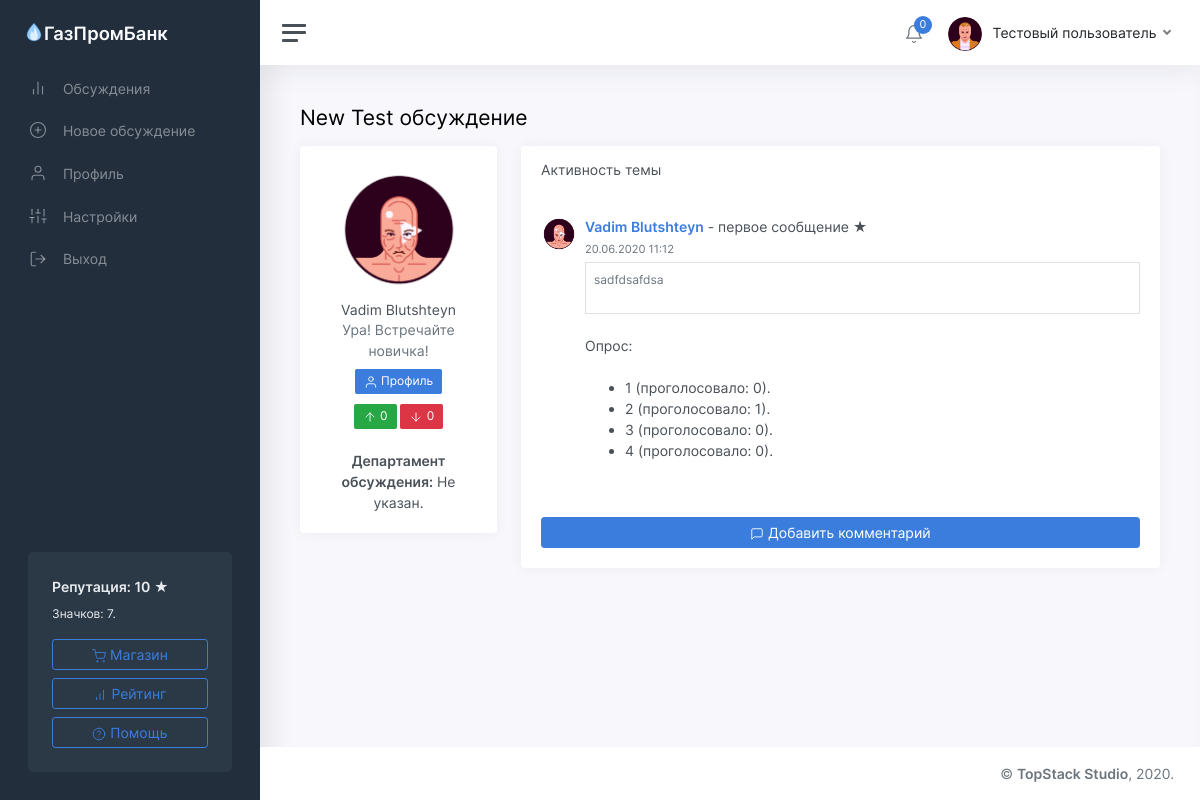
The app's page /thread/8 (signed in) with its own data.
### tables this page shows
CREATE TABLE "users" (
	"id"	INTEGER NOT NULL UNIQUE,
	"password"	TEXT NOT NULL,
	"email"	TEXT NOT NULL UNIQUE,
	"status"	TEXT NOT NULL,
	"rating"	INTEGER NOT NULL,
	"moderator"	INTEGER,
	"blocked"	INTEGER,
	"description"	TEXT,
	"name"	TEXT NOT NULL,
	"avatar"	INTEGER,
	"badges"	TEXT,
	"department"	TEXT,
	PRIMARY KEY("id")
);

CREATE TABLE "threads" (
	"id"	INTEGER NOT NULL UNIQUE,
	"owner"	INTEGER NOT NULL,
	"title"	TEXT NOT NULL,
	"content"	TEXT,
	"date"	INTEGER,
	"up"	INTEGER,
	"down"	INTEGER,
	"views"	INTEGER,
	"status"	TEXT,
	"department"	TEXT,
	PRIMARY KEY("id")
);

### app/views.py (the view)
@app.route('/thread/<identifier>')
def showThread(identifier):
	user = getUser(session['id'])
	thread = getThread(identifier)
	if thread:
		author = getUser(thread['owner'])
		survey = getSurvey(identifier)
		voiced = isVoiced('poll', identifier, user['id'])
		if thread['status'] == 'deleted':
			if user['id'] == thread['owner'] or user['moderator']:
				return render_template('thread.html', thread=thread, user=user, author=author, comments=getComments(identifier), message='deleted', survey=survey, voiced=voiced)
			return redirect('/threads?from=no_access')
		return render_template('thread.html', thread=thread, user=user, author=author, comments=getComments(identifier), message=request.args.get('from'), survey=survey, voiced=voiced)
	return redirect('/threads?from=not_found')

### app/functions.py (called while the page is built)
def getUser(identifier):
	conn = sqlite3.connect(db_path)
	conn.row_factory = sqlite3.Row
	cursor = conn.cursor()
	cursor.execute('SELECT * FROM users where id="%s"' % identifier)
	user = cursor.fetchone()
	if user:
		user = dict(user)
		user['badges'] = json.loads(user['badges'])
		user['notifications'] = getNotifications(identifier)
	return user

def statusToText(status):
	return statuses[status]

def fromTimestamp(timestamp):
	return datetime.utcfromtimestamp(timestamp + 3600 * 3).strftime('%d.%m.%Y %H:%M')

def getThread(identifier):
	conn = sqlite3.connect(db_path)
	conn.row_factory = sqlite3.Row
	cursor = conn.cursor()
	cursor.execute('UPDATE threads SET views=views+1 WHERE id="%s"' % identifier)
	conn.commit()
	cursor.execute('SELECT * FROM threads WHERE id="%s"' % identifier)
	thread = cursor.fetchone()
	if thread:
		thread = dict(thread)
		thread['viewed_status'] = statusToText(thread['status'])
		thread['date'] = fromTimestamp(thread['date'])
	return thread

def getComments(thread_id):
	conn = sqlite3.connect(db_path)
	conn.row_factory = sqlite3.Row
	cursor = conn.cursor()
	cursor.execute('SELECT * FROM comments WHERE thread_id=%s' % thread_id)
	comments = cursor.fetchall()
	for x in range(len(comments)):
		comments[x] = dict(comments[x])
		comments[x]['date'] = fromTimestamp(comments[x]['date'])
		author = getUser(comments[x]['owner'])
		comments[x]['author_name'] = author['name']
		comments[x]['author_avatar'] = author['avatar']
	return comments

def isVoiced(target, identifier, owner):
	conn = sqlite3.connect(db_path)
	cursor = conn.cursor()
	cursor.execute('SELECT * FROM voices WHERE target="%s" AND id=%s AND owner=%s' % (target, identifier, owner))
	if cursor.fetchone() == None:
		return False
	return True

def getNotifications(user_id):
	conn = sqlite3.connect(db_path)
	conn.row_factory = sqlite3.Row
	cursor = conn.cursor()
	cursor.execute('SELECT * FROM notifications WHERE owner=%s' % user_id)
	notifications = cursor.fetchall()
	for x in range(len(notifications)):
		notifications[x] = dict(notifications[x])
		notifications[x]['date'] = fromTimestamp(notifications[x]['date'])
	notifications.reverse()
	return notifications

def getSurvey(thread_id):
	conn = sqlite3.connect(db_path)
	cursor = conn.cursor()
	cursor.execute('SELECT variants FROM polls WHERE thread_id=%s' % thread_id)
	survey = cursor.fetchone()
	if survey:
		survey = json.loads(survey[0])
	return survey

### templates/thread.html (shortened to what this page needs)
<!DOCTYPE html>
<html lang="ru">
	<head>
		<link href="/static/css/app.css" rel="stylesheet">
	</head>
	<body>
		<div class="wrapper">
			<nav id="sidebar" class="sidebar">
				<div class="sidebar-content js-simplebar">
					<a class="sidebar-brand" href="index.html">
					<span class="align-middle"><img src="/static/img/icons/favicon.png" style="width: 20px; margin-bottom: 5px;"><div style="display: inline-block;">ГазПромБанк</div></span>
					</a>
					<ul class="sidebar-nav">
						<li class="sidebar-item">
							<a class="sidebar-link" href="/threads">
							<i class="align-middle" data-feather="bar-chart-2"></i> <span class="align-middle">Обсуждения</span>
							</a>
						</li>
						<li class="sidebar-item">
							<a class="sidebar-link" href="/threads/new">
							<i class="align-middle" data-feather="plus-circle"></i> <span class="align-middle">Новое обсуждение</span>
							</a>
						</li>
						<li class="sidebar-item">
							<a class="sidebar-link" href="/profile">
							<i class="align-middle" data-feather="user"></i> <span class="align-middle">Профиль</span>
							</a>
						</li>
						<li class="sidebar-item">
							<a class="sidebar-link" href="/settings">
							<i class="align-middle" data-feather="sliders"></i> <span class="align-middle">Настройки</span>
							</a>
						</li>
						<li class="sidebar-item">
							<a class="sidebar-link" href="/logout">
							<i class="align-middle" data-feather="log-out"></i> <span class="align-middle">Выход</span>
							</a>
						</li>
					</ul>
					<div class="sidebar-cta">
						<div class="sidebar-cta-content">
							<strong class="d-inline-block mb-2">Репутация: {{user.rating}} &#9733;</strong>
							<div class="mb-3 text-sm">
								Значков: {{user.badges.__len__()}}.
							</div>
							<a href="/shop" class="btn btn-outline-primary btn-block"><i data-feather="shopping-cart"></i> Магазин</a>
							<a href="/rating" class="btn btn-outline-primary btn-block"><i data-feather="bar-chart"></i> Рейтинг</a>
							<a href="/help" class="btn btn-outline-primary btn-block"><i data-feather="help-circle"></i> Помощь</a>
						</div>
					</div>
				</div>
			</nav>
			<div class="main">
				<nav class="navbar navbar-expand navbar-light navbar-bg">
					<a class="sidebar-toggle d-flex">
					<i class="hamburger align-self-center"></i>
					</a>
					<div class="navbar-collapse collapse">
						<ul class="navbar-nav navbar-align">
							<li class="nav-item dropdown">
								<a class="nav-icon dropdown-toggle" href="#" id="alertsDropdown" data-toggle="dropdown">
									<div class="position-relative">
										<i class="align-middle" data-feather="bell"></i>
										<span class="indicator">{{user.notifications.__len__()}}</span>
									</div>
								</a>
							</li>
							<li class="nav-item dropdown">
								<a class="nav-link dropdown-toggle d-none d-sm-inline-block" href="#" data-toggle="dropdown">
								<img src="/static/img/avatars/{{user.avatar}}.png" class="avatar img-fluid rounded mr-1"/> <span class="text-dark">{{user.name}}</span>
								</a>
							</li>
						</ul>
					</div>
				</nav>
	            <main class="content">
	               <div class="container-fluid p-0">
	                  <h1 class="h3 mb-3">{{thread.title}}</h1>
	                  <div class="row">
	                     <div class="col-md-4 col-xl-3">
	                        <div class="card mb-3">
	                           <div class="card-body text-center">
	                              <img src="/static/img/avatars/{{author.avatar}}.png" class="img-fluid rounded-circle mb-2" width="128" height="128" />
	                              <h5 class="card-title mb-0">{{author.name}}</h5>
	                              <div class="text-muted mb-2">{{author.status}}</div>
	                              <div>
	                                 <a class="btn btn-primary btn-sm" href="/profile/{{author.id}}"><span data-feather="user"></span> Профиль</a>
	                              </div>
	                              <div style="padding-top: 10px;">
	                                 <a class="btn btn-success btn-sm" href="/voice/up/thread/{{thread.id}}"><span data-feather="arrow-up"></span> {{thread.up}}</a>
	                                 <a class="btn btn-danger btn-sm" href="/voice/down/thread/{{thread.id}}"><span data-feather="arrow-down"></span> {{thread.down}}</a>
	                                 <br><br><a><b>Департамент обсуждения:</b> {{thread.department}}.</a>
	                              </div>
	                           </div>
	                        </div>
	                     </div>
	                     <div class="col-md-8 col-xl-9">
	                        <div class="card">
	                           <div class="card-header">
	                              <h5 class="card-title mb-0">Активность темы</h5>
	                           </div>
		                       <div class="card-body h-100">
	                              <div class="media">
	                                 <a href="/profile/{{author.id}}"><img src="/static/img/avatars/{{author.avatar}}.png" width="36" height="36" class="rounded-circle mr-2"></a>
	                                 <div class="media-body">
	                                    <strong><a href="/profile/{{author.id}}">{{author.name}}</a></strong> - первое сообщение &#9733;<br />
	                                    <small class="text-muted">{{thread.date}}</small>
	                                    <div class="border text-sm text-muted p-2 mt-1">
	                                       {{ thread.content|safe }}
	                                    </div>
	                                    {% if survey %}
		                                    <br>
		                                    <a>Опрос:</a>
		                                    <br><br>
		                                    <ul>
		                                    	{% for variant in survey.keys() %}
										          	<li>
										          		{{variant}} (проголосовало: {{survey[variant]}}).
										          	</li>
										        {% endfor %}
										    </ul>
									    {% endif %}
	                                 </div>
	                              </div>
	                          </div>
		                        <div class="card-body">
	                            <a href="##" class="btn btn-primary btn-block" id="comment_button" onclick="document.getElementById('comment_button').style.display = 'none'; document.getElementById('comment_place').style.display = 'block';"><span data-feather="message-square"></span> Добавить комментарий</a></div>
		                        </div>
	                  </div>
	               </div>
	            </main>
				<footer class="footer">
					<div class="container-fluid">
						<div class="row text-muted">
							<div class="col-12 text-right">
								<p class="mb-0">
									<a href="https://topstack.dev" class="text-muted">&copy; <strong>TopStack Studio</strong></a>, 2020.
								</p>
							</div>
						</div>
					</div>
				</footer>
			</div>
		</div>
	</body>
</html>

### records on screen
users: rating "10", name "Тестовый пользователь"
threads: title "New Test обсуждение", up "0", down "0", department "Не указан", content "sadfdsafdsa"
users: name "Vadim Blutshteyn", status "Ура! Встречайте новичка!"

### other values on screen
{{ user.badges.__len__() }} "7"
{{ user.notifications.__len__() }} "0"
{{ thread.date }} "20.06.2020 11:12"
{{ variant }} "1" "2" "3" "4"
{{ survey[variant] }} "0" "1" "0" "0"
